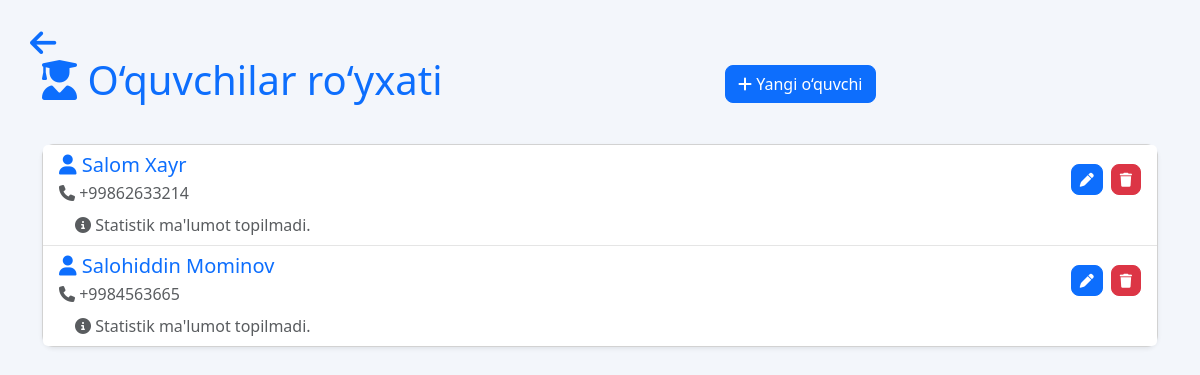
The app's page /accounts/students/ with its own data.
### accounts/models.py (models this page shows, shortened)
class CustomUser(AbstractBaseUser, PermissionsMixin):
    ROLE_CHOICES = (
        ('admin', 'Admin'),
        ('teacher', 'O‘qituvchi'),
        ('student', 'O‘quvchi'),
    )
    username = models.CharField(
        max_length=150,
        unique=True
    )
    email = models.EmailField(
        unique=True,
        null=True,
        blank=True
    )
    phone = models.CharField(
        max_length=15,
        unique=True
    )
    first_name = models.CharField(
        max_length=100
    )
    last_name = models.CharField(
        max_length=100
    )
    profile_image = models.ImageField(
        upload_to='media/',
        blank=True,
        null=True
    )
    role = models.CharField(
        max_length=10,
        choices=ROLE_CHOICES,
        default='student'
    )
    is_active = models.BooleanField(
        default=True
    )
    is_staff = models.BooleanField(
        default=False
    )
    date_joined = models.DateTimeField(
        default=timezone.now
    )
    nanocoin = models.PositiveIntegerField(
        default=0,
        help_text="Student coin balansi"
    )
    cash_balance = models.PositiveIntegerField(
        default=0,
        help_text="Student pul balansi (so‘m)"
    )
    telegram_chat_id = models.BigIntegerField(
        null=True,
        blank=True
    )
    objects = CustomUserManager()
    USERNAME_FIELD = 'username'
    REQUIRED_FIELDS = ['phone', 'first_name', 'last_name']

### accounts/views.py (the view)
# urls.py: path('students/', views.student_list, name='student_list'),  # bu ham kerak
def student_list(request):
    search_query = request.GET.get('q', '').strip()
    students = CustomUser.objects.filter(
        role='student',
        admission_request__is_approved=True
    )
    if search_query:
        students = students.filter(
            Q(first_name__icontains=search_query) |
            Q(last_name__icontains=search_query) |
            Q(username__icontains=search_query)
        )
    today = date.today()
    week_start = today - timedelta(days=today.weekday())
    month_start = today.replace(day=1)
    stats = {}
    for student in students:
        weekly_total = Attendance.objects.filter(student=student, date__gte=week_start).count()
        weekly_present = Attendance.objects.filter(student=student, date__gte=week_start, status='present').count()
        monthly_total = Attendance.objects.filter(student=student, date__gte=month_start).count()
        monthly_present = Attendance.objects.filter(student=student, date__gte=month_start, status='present').count()
        stats[student.id] = {
            'weekly_total': weekly_total,
            'weekly_present': weekly_present,
            'monthly_total': monthly_total,
            'monthly_present': monthly_present,
        }
    context = {
        'students': students,
        'stats': stats,
        'search_query': search_query  # 🔁 HTML formga qayta chiqarish uchun
    }
    return render(request, 'accounts/student_list.html', context)

### templates/accounts/student_list.html (shortened to what this page needs)
{% load static %}
<!DOCTYPE html>
<html lang="uz">
<head>
  <link
    href="https://cdn.jsdelivr.net/npm/bootstrap@5.3.3/dist/css/bootstrap.min.css"
    rel="stylesheet"
  />
  <link
    rel="stylesheet"
    href="https://cdnjs.cloudflare.com/ajax/libs/font-awesome/6.4.0/css/all.min.css"
  />
</head>
<body>
<a href="{% url 'accounts:index' %}" class="back-btn">
  <i class="fas fa-arrow-left"></i>
</a>
<div class="container mt-5">
  <div class="d-flex justify-content-between align-items-center mb-4">
    <h1 class="text-primary">
      <i class="fas fa-user-graduate"></i> O‘quvchilar ro‘yxati
    </h1>
    <a href="{% url 'accounts:add_student' %}" class="btn btn-primary">
      <i class="fas fa-plus"></i> Yangi o‘quvchi
    </a><br><br><br>
  </div>
  {% if students %}
    <div class="card shadow-sm">
      <ul class="list-group list-group-flush">
        {% for student in students %}
          <li class="list-group-item">
            <div class="d-flex justify-content-between align-items-center flex-wrap">
              <div>
                <h5 class="mb-1">
                  <a
                    href="{% url 'accounts:student_detail' student.id %}"
                    class="text-decoration-none text-primary"
                  >
                    <i class="fas fa-user"></i> {{ student.first_name }} {{ student.last_name }}
                  </a>
                </h5>
                <p class="mb-0 text-muted">
                  <i class="fas fa-phone"></i> {{ student.phone }}
                </p>
              </div>
              <div class="d-flex mt-2 mt-sm-0">
                <a
                  href="{% url 'accounts:edit_item_role' 'student' student.id %}"
                  class="btn btn-primary btn-sm me-2"
                  title="Tahrirlash"
                >
                  <i class="fas fa-pen"></i>
                </a>
                <a
                  href="{% url 'accounts:delete_item' 'student' student.id %}"
                  class="btn btn-danger btn-sm"
                  onclick="return confirm('O‘quvchini o‘chirishni xohlaysizmi?')"
                  title="O‘chirish"
                >
                  <i class="fas fa-trash"></i>
                </a>
              </div>
            </div>
            {% if stats.student.id %}
              {% with stat=stats.student.id %}
                <div class="mt-2 ps-3">
                  <p class="mb-1 text-muted">
                    <i class="fas fa-calendar-week"></i>
                    <strong>Haftalik:</strong> {{ stat.weekly_present }}/{{ stat.weekly_total }} keldi
                  </p>
                  <p class="mb-0 text-muted">
                    <i class="fas fa-calendar-alt"></i>
                    <strong>Oylik:</strong> {{ stat.monthly_present }}/{{ stat.monthly_total }} keldi
                  </p>
                </div>
              {% endwith %}
            {% else %}
              <div class="mt-2 ps-3 text-muted">
                <i class="fas fa-info-circle"></i> Statistik ma'lumot topilmadi.
              </div>
            {% endif %}
          </li>
        {% endfor %}
      </ul>
    </div>
  {% else %}
    <div class="alert alert-warning text-center" role="alert">
      <i class="fas fa-exclamation-circle"></i> Hozircha o‘quvchi mavjud emas.
    </div>
  {% endif %}
</div>
</body>
</html>

### templates/accounts/student_list.html (style rules this page uses)
body { background: #f3f6fb; font-family: "Segoe UI", sans-serif; }
.btn-primary { background-color: #0d6efd !important; border-color: #0d6efd !important; color: #fff; border-radius: 8px; }
.btn-danger { border-radius: 8px; }
.card { border-radius: 12px; }
.list-group-item { background: #ffffff; border: none; border-bottom: 1px solid #e5e5e5; }
.text-primary { color: #0d6efd !important; }
.back-btn { position: fixed; top: 20px; left: 30px; text-decoration: none; font-size: 30px; color: #0d6efd; }

### records on screen
CustomUser: first_name "Salom", last_name "Xayr", phone "+99862633214"
CustomUser: first_name "Salohiddin", last_name "Mominov", phone "+9984563665"
